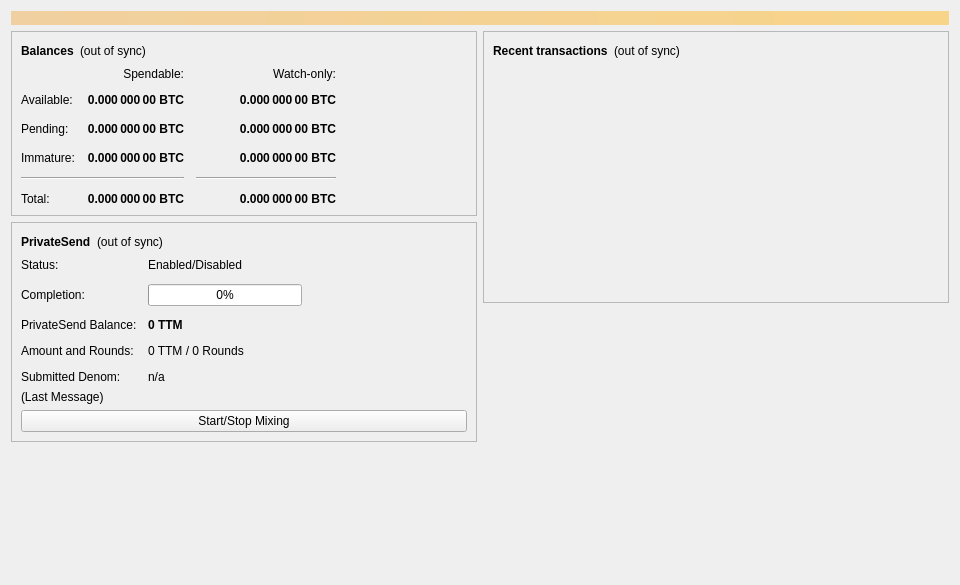
<?xml version="1.0" encoding="UTF-8"?>
<ui version="4.0">
 <class>OverviewPage</class>
 <widget class="QWidget" name="OverviewPage">
  <property name="geometry">
   <rect>
    <x>0</x>
    <y>0</y>
    <width>960</width>
    <height>585</height>
   </rect>
  </property>
  <property name="minimumSize">
   <size>
    <width>960</width>
    <height>0</height>
   </size>
  </property>
  <property name="windowTitle">
   <string>Form</string>
  </property>
  <layout class="QVBoxLayout" name="topLayout">
   <item>
    <widget class="QLabel" name="labelAlerts">
     <property name="visible">
      <bool>false</bool>
     </property>
     <property name="styleSheet">
      <string notr="true">QLabel { background-color: qlineargradient(x1: 0, y1: 0, x2: 1, y2: 0, stop:0 #F0D0A0, stop:1 #F8D488); color:#000000; }</string>
     </property>
     <property name="wordWrap">
      <bool>true</bool>
     </property>
     <property name="margin">
      <number>3</number>
     </property>
     <property name="textInteractionFlags">
      <set>Qt::TextSelectableByMouse</set>
     </property>
    </widget>
   </item>
   <item>
    <layout class="QHBoxLayout" name="horizontalLayout" stretch="1,1">
     <item>
      <layout class="QVBoxLayout" name="verticalLayout_2">
       <item>
        <widget class="QFrame" name="frame">
         <property name="frameShape">
          <enum>QFrame::StyledPanel</enum>
         </property>
         <property name="frameShadow">
          <enum>QFrame::Raised</enum>
         </property>
         <layout class="QVBoxLayout" name="verticalLayout_4">
          <item>
           <layout class="QHBoxLayout" name="horizontalLayout_4">
            <item>
             <widget class="QLabel" name="label_5">
              <property name="font">
               <font>
                <weight>75</weight>
                <bold>true</bold>
               </font>
              </property>
              <property name="text">
               <string>Balances</string>
              </property>
             </widget>
            </item>
            <item>
             <widget class="QLabel" name="labelWalletStatus">
              <property name="toolTip">
               <string>The displayed information may be out of date. Your wallet automatically synchronizes with the Ttm network after a connection is established, but this process has not completed yet.</string>
              </property>
              <property name="text">
               <string notr="true">(out of sync)</string>
              </property>
              <property name="alignment">
               <set>Qt::AlignLeading|Qt::AlignLeft|Qt::AlignVCenter</set>
              </property>
             </widget>
            </item>
            <item>
             <spacer name="horizontalSpacer_3">
              <property name="orientation">
               <enum>Qt::Horizontal</enum>
              </property>
              <property name="sizeHint" stdset="0">
               <size>
                <width>40</width>
                <height>20</height>
               </size>
              </property>
             </spacer>
            </item>
           </layout>
          </item>
          <item>
           <layout class="QGridLayout" name="gridLayout">
            <property name="spacing">
             <number>12</number>
            </property>
            <item row="2" column="2">
             <widget class="QLabel" name="labelWatchPending">
              <property name="font">
               <font>
                <weight>75</weight>
                <bold>true</bold>
               </font>
              </property>
              <property name="cursor">
               <cursorShape>IBeamCursor</cursorShape>
              </property>
              <property name="toolTip">
               <string>Unconfirmed transactions to watch-only addresses</string>
              </property>
              <property name="text">
               <string notr="true">0.000 000 00 BTC</string>
              </property>
              <property name="alignment">
               <set>Qt::AlignRight|Qt::AlignTrailing|Qt::AlignVCenter</set>
              </property>
              <property name="textInteractionFlags">
               <set>Qt::LinksAccessibleByMouse|Qt::TextSelectableByKeyboard|Qt::TextSelectableByMouse</set>
              </property>
             </widget>
            </item>
            <item row="2" column="1">
             <widget class="QLabel" name="labelUnconfirmed">
              <property name="font">
               <font>
                <weight>75</weight>
                <bold>true</bold>
               </font>
              </property>
              <property name="cursor">
               <cursorShape>IBeamCursor</cursorShape>
              </property>
              <property name="toolTip">
               <string>Total of transactions that have yet to be confirmed, and do not yet count toward the spendable balance</string>
              </property>
              <property name="text">
               <string notr="true">0.000 000 00 BTC</string>
              </property>
              <property name="alignment">
               <set>Qt::AlignRight|Qt::AlignTrailing|Qt::AlignVCenter</set>
              </property>
              <property name="textInteractionFlags">
               <set>Qt::LinksAccessibleByMouse|Qt::TextSelectableByKeyboard|Qt::TextSelectableByMouse</set>
              </property>
             </widget>
            </item>
            <item row="3" column="2">
             <widget class="QLabel" name="labelWatchImmature">
              <property name="font">
               <font>
                <weight>75</weight>
                <bold>true</bold>
               </font>
              </property>
              <property name="cursor">
               <cursorShape>IBeamCursor</cursorShape>
              </property>
              <property name="toolTip">
               <string>Mined balance in watch-only addresses that has not yet matured</string>
              </property>
              <property name="text">
               <string notr="true">0.000 000 00 BTC</string>
              </property>
              <property name="alignment">
               <set>Qt::AlignRight|Qt::AlignTrailing|Qt::AlignVCenter</set>
              </property>
              <property name="textInteractionFlags">
               <set>Qt::LinksAccessibleByMouse|Qt::TextSelectableByKeyboard|Qt::TextSelectableByMouse</set>
              </property>
             </widget>
            </item>
            <item row="4" column="0" colspan="2">
             <widget class="Line" name="lineSpendableBalance">
              <property name="orientation">
               <enum>Qt::Horizontal</enum>
              </property>
             </widget>
            </item>
            <item row="4" column="2">
             <widget class="Line" name="lineWatchBalance">
              <property name="sizePolicy">
               <sizepolicy hsizetype="Preferred" vsizetype="Fixed">
                <horstretch>0</horstretch>
                <verstretch>0</verstretch>
               </sizepolicy>
              </property>
              <property name="minimumSize">
               <size>
                <width>140</width>
                <height>0</height>
               </size>
              </property>
              <property name="orientation">
               <enum>Qt::Horizontal</enum>
              </property>
             </widget>
            </item>
            <item row="5" column="0">
             <widget class="QLabel" name="labelTotalText">
              <property name="text">
               <string>Total:</string>
              </property>
             </widget>
            </item>
            <item row="3" column="1">
             <widget class="QLabel" name="labelImmature">
              <property name="font">
               <font>
                <weight>75</weight>
                <bold>true</bold>
               </font>
              </property>
              <property name="cursor">
               <cursorShape>IBeamCursor</cursorShape>
              </property>
              <property name="toolTip">
               <string>Mined balance that has not yet matured</string>
              </property>
              <property name="text">
               <string notr="true">0.000 000 00 BTC</string>
              </property>
              <property name="alignment">
               <set>Qt::AlignRight|Qt::AlignTrailing|Qt::AlignVCenter</set>
              </property>
              <property name="textInteractionFlags">
               <set>Qt::LinksAccessibleByMouse|Qt::TextSelectableByKeyboard|Qt::TextSelectableByMouse</set>
              </property>
             </widget>
            </item>
            <item row="2" column="3">
             <spacer name="horizontalSpacer_2">
              <property name="orientation">
               <enum>Qt::Horizontal</enum>
              </property>
              <property name="sizeHint" stdset="0">
               <size>
                <width>40</width>
                <height>20</height>
               </size>
              </property>
             </spacer>
            </item>
            <item row="3" column="0">
             <widget class="QLabel" name="labelImmatureText">
              <property name="text">
               <string>Immature:</string>
              </property>
             </widget>
            </item>
            <item row="5" column="1">
             <widget class="QLabel" name="labelTotal">
              <property name="font">
               <font>
                <weight>75</weight>
                <bold>true</bold>
               </font>
              </property>
              <property name="cursor">
               <cursorShape>IBeamCursor</cursorShape>
              </property>
              <property name="toolTip">
               <string>Your current total balance</string>
              </property>
              <property name="text">
               <string notr="true">0.000 000 00 BTC</string>
              </property>
              <property name="alignment">
               <set>Qt::AlignRight|Qt::AlignTrailing|Qt::AlignVCenter</set>
              </property>
              <property name="textInteractionFlags">
               <set>Qt::LinksAccessibleByMouse|Qt::TextSelectableByKeyboard|Qt::TextSelectableByMouse</set>
              </property>
             </widget>
            </item>
            <item row="5" column="2">
             <widget class="QLabel" name="labelWatchTotal">
              <property name="font">
               <font>
                <weight>75</weight>
                <bold>true</bold>
               </font>
              </property>
              <property name="cursor">
               <cursorShape>IBeamCursor</cursorShape>
              </property>
              <property name="toolTip">
               <string>Current total balance in watch-only addresses</string>
              </property>
              <property name="text">
               <string notr="true">0.000 000 00 BTC</string>
              </property>
              <property name="alignment">
               <set>Qt::AlignRight|Qt::AlignTrailing|Qt::AlignVCenter</set>
              </property>
              <property name="textInteractionFlags">
               <set>Qt::LinksAccessibleByMouse|Qt::TextSelectableByKeyboard|Qt::TextSelectableByMouse</set>
              </property>
             </widget>
            </item>
            <item row="0" column="2">
             <widget class="QLabel" name="labelWatchonly">
              <property name="text">
               <string>Watch-only:</string>
              </property>
              <property name="alignment">
               <set>Qt::AlignRight|Qt::AlignTrailing|Qt::AlignVCenter</set>
              </property>
             </widget>
            </item>
            <item row="1" column="0">
             <widget class="QLabel" name="labelBalanceText">
              <property name="text">
               <string>Available:</string>
              </property>
             </widget>
            </item>
            <item row="1" column="1">
             <widget class="QLabel" name="labelBalance">
              <property name="font">
               <font>
                <weight>75</weight>
                <bold>true</bold>
               </font>
              </property>
              <property name="cursor">
               <cursorShape>IBeamCursor</cursorShape>
              </property>
              <property name="toolTip">
               <string>Your current spendable balance</string>
              </property>
              <property name="text">
               <string notr="true">0.000 000 00 BTC</string>
              </property>
              <property name="alignment">
               <set>Qt::AlignRight|Qt::AlignTrailing|Qt::AlignVCenter</set>
              </property>
              <property name="textInteractionFlags">
               <set>Qt::LinksAccessibleByMouse|Qt::TextSelectableByKeyboard|Qt::TextSelectableByMouse</set>
              </property>
             </widget>
            </item>
            <item row="1" column="2">
             <widget class="QLabel" name="labelWatchAvailable">
              <property name="font">
               <font>
                <weight>75</weight>
                <bold>true</bold>
               </font>
              </property>
              <property name="cursor">
               <cursorShape>IBeamCursor</cursorShape>
              </property>
              <property name="toolTip">
               <string>Your current balance in watch-only addresses</string>
              </property>
              <property name="text">
               <string notr="true">0.000 000 00 BTC</string>
              </property>
              <property name="alignment">
               <set>Qt::AlignRight|Qt::AlignTrailing|Qt::AlignVCenter</set>
              </property>
              <property name="textInteractionFlags">
               <set>Qt::LinksAccessibleByMouse|Qt::TextSelectableByKeyboard|Qt::TextSelectableByMouse</set>
              </property>
             </widget>
            </item>
            <item row="2" column="0">
             <widget class="QLabel" name="labelPendingText">
              <property name="text">
               <string>Pending:</string>
              </property>
             </widget>
            </item>
            <item row="0" column="1">
             <widget class="QLabel" name="labelSpendable">
              <property name="text">
               <string>Spendable:</string>
              </property>
              <property name="alignment">
               <set>Qt::AlignRight|Qt::AlignTrailing|Qt::AlignVCenter</set>
              </property>
             </widget>
            </item>
           </layout>
          </item>
         </layout>
        </widget>
       </item>
       <item>
        <widget class="QFrame" name="framePrivateSend">
         <property name="layoutDirection">
          <enum>Qt::LeftToRight</enum>
         </property>
         <property name="frameShape">
          <enum>QFrame::StyledPanel</enum>
         </property>
         <property name="frameShadow">
          <enum>QFrame::Raised</enum>
         </property>
         <layout class="QVBoxLayout" name="VerticalLayout_PS1">
          <item>
           <layout class="QHBoxLayout" name="horizontalLayout_5">
            <item>
             <widget class="QLabel" name="labelPrivateSendHeader">
              <property name="font">
               <font>
                <weight>75</weight>
                <bold>true</bold>
               </font>
              </property>
              <property name="text">
               <string>PrivateSend</string>
              </property>
             </widget>
            </item>
            <item>
             <widget class="QLabel" name="labelPrivateSendSyncStatus">
              <property name="toolTip">
               <string>The displayed information may be out of date. Your wallet automatically synchronizes with the Ttm network after a connection is established, but this process has not completed yet.</string>
              </property>
              <property name="text">
               <string notr="true">(out of sync)</string>
              </property>
              <property name="alignment">
               <set>Qt::AlignLeading|Qt::AlignLeft|Qt::AlignVCenter</set>
              </property>
             </widget>
            </item>
            <item>
             <spacer name="horizontalSpacer_4">
              <property name="orientation">
               <enum>Qt::Horizontal</enum>
              </property>
              <property name="sizeHint" stdset="0">
               <size>
                <width>40</width>
                <height>20</height>
               </size>
              </property>
             </spacer>
            </item>
           </layout>
          </item>
          <item>
           <layout class="QFormLayout" name="privateSendFormLayout">
            <property name="fieldGrowthPolicy">
             <enum>QFormLayout::AllNonFixedFieldsGrow</enum>
            </property>
            <property name="horizontalSpacing">
             <number>11</number>
            </property>
            <property name="verticalSpacing">
             <number>12</number>
            </property>
            <item row="0" column="0">
             <widget class="QLabel" name="labelPrivateSendEnabledText">
              <property name="text">
               <string>Status:</string>
              </property>
             </widget>
            </item>
            <item row="0" column="1">
             <widget class="QLabel" name="labelPrivateSendEnabled">
              <property name="text">
               <string>Enabled/Disabled</string>
              </property>
             </widget>
            </item>
            <item row="1" column="0">
             <widget class="QLabel" name="labelCompletitionText">
              <property name="text">
               <string>Completion:</string>
              </property>
             </widget>
            </item>
            <item row="1" column="1">
             <widget class="QProgressBar" name="privateSendProgress">
              <property name="maximumSize">
               <size>
                <width>154</width>
                <height>16777215</height>
               </size>
              </property>
              <property name="value">
               <number>0</number>
              </property>
             </widget>
            </item>
            <item row="2" column="0">
             <widget class="QLabel" name="labelAnonymizedText">
              <property name="text">
               <string>PrivateSend Balance:</string>
              </property>
             </widget>
            </item>
            <item row="2" column="1">
             <widget class="QLabel" name="labelAnonymized">
              <property name="font">
               <font>
                <weight>75</weight>
                <bold>true</bold>
               </font>
              </property>
              <property name="text">
               <string notr="true">0 TTM</string>
              </property>
             </widget>
            </item>
            <item row="3" column="0">
             <widget class="QLabel" name="labelAmountAndRoundsText">
              <property name="text">
               <string>Amount and Rounds:</string>
              </property>
             </widget>
            </item>
            <item row="3" column="1">
             <widget class="QLabel" name="labelAmountRounds">
              <property name="text">
               <string>0 TTM / 0 Rounds</string>
              </property>
             </widget>
            </item>
            <item row="4" column="0">
             <widget class="QLabel" name="labelSubmittedDenomText">
              <property name="text">
               <string>Submitted Denom:</string>
              </property>
             </widget>
            </item>
            <item row="4" column="1">
             <widget class="QLabel" name="labelSubmittedDenom">
              <property name="toolTip">
               <string>The denominations you submitted to the Masternode.&lt;br&gt;To mix, other users must submit the exact same denominations.</string>
              </property>
              <property name="text">
               <string>n/a</string>
              </property>
             </widget>
            </item>
           </layout>
          </item>
          <item>
           <layout class="QVBoxLayout" name="VerticalLayout_PS">
            <item>
             <widget class="QLabel" name="labelPrivateSendLastMessage">
              <property name="text">
               <string>(Last Message)</string>
              </property>
              <property name="alignment">
               <set>Qt::AlignLeading|Qt::AlignLeft|Qt::AlignTop</set>
              </property>
              <property name="wordWrap">
               <bool>true</bool>
              </property>
             </widget>
            </item>
            <item>
             <widget class="QPushButton" name="togglePrivateSend">
              <property name="sizePolicy">
               <sizepolicy hsizetype="MinimumExpanding" vsizetype="Fixed">
                <horstretch>0</horstretch>
                <verstretch>0</verstretch>
               </sizepolicy>
              </property>
              <property name="text">
               <string>Start/Stop Mixing</string>
              </property>
             </widget>
            </item>
           </layout>
          </item>
         </layout>
        </widget>
       </item>
       <item>
        <spacer name="verticalSpacer">
         <property name="orientation">
          <enum>Qt::Vertical</enum>
         </property>
         <property name="sizeHint" stdset="0">
          <size>
           <width>20</width>
           <height>40</height>
          </size>
         </property>
        </spacer>
       </item>
      </layout>
     </item>
     <item>
      <layout class="QVBoxLayout" name="verticalLayout_3">
       <item>
        <widget class="QFrame" name="frame_2">
         <property name="frameShape">
          <enum>QFrame::StyledPanel</enum>
         </property>
         <property name="frameShadow">
          <enum>QFrame::Raised</enum>
         </property>
         <layout class="QVBoxLayout" name="verticalLayout">
          <item>
           <layout class="QHBoxLayout" name="horizontalLayout_2">
            <item>
             <widget class="QLabel" name="label_4">
              <property name="font">
               <font>
                <weight>75</weight>
                <bold>true</bold>
               </font>
              </property>
              <property name="text">
               <string>Recent transactions</string>
              </property>
             </widget>
            </item>
            <item>
             <widget class="QLabel" name="labelTransactionsStatus">
              <property name="toolTip">
               <string>The displayed information may be out of date. Your wallet automatically synchronizes with the Ttm network after a connection is established, but this process has not completed yet.</string>
              </property>
              <property name="text">
               <string notr="true">(out of sync)</string>
              </property>
              <property name="alignment">
               <set>Qt::AlignLeading|Qt::AlignLeft|Qt::AlignVCenter</set>
              </property>
             </widget>
            </item>
            <item>
             <spacer name="horizontalSpacer">
              <property name="orientation">
               <enum>Qt::Horizontal</enum>
              </property>
              <property name="sizeHint" stdset="0">
               <size>
                <width>40</width>
                <height>20</height>
               </size>
              </property>
             </spacer>
            </item>
           </layout>
          </item>
          <item>
           <widget class="QListView" name="listTransactions">
            <property name="styleSheet">
             <string notr="true">QListView { background: transparent; }</string>
            </property>
            <property name="frameShape">
             <enum>QFrame::NoFrame</enum>
            </property>
            <property name="verticalScrollBarPolicy">
             <enum>Qt::ScrollBarAlwaysOff</enum>
            </property>
            <property name="horizontalScrollBarPolicy">
             <enum>Qt::ScrollBarAlwaysOff</enum>
            </property>
            <property name="selectionMode">
             <enum>QAbstractItemView::NoSelection</enum>
            </property>
           </widget>
          </item>
         </layout>
        </widget>
       </item>
       <item>
        <spacer name="verticalSpacer_2">
         <property name="orientation">
          <enum>Qt::Vertical</enum>
         </property>
         <property name="sizeHint" stdset="0">
          <size>
           <width>20</width>
           <height>40</height>
          </size>
         </property>
        </spacer>
       </item>
      </layout>
     </item>
    </layout>
   </item>
  </layout>
 </widget>
 <resources/>
 <connections/>
</ui>
